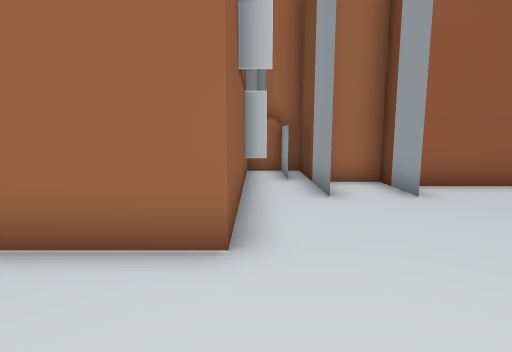
View 1 (above)

17 first-person views from a walk through a scene from a Unity 3-D project. The camera is 0.64 m above the floor, tilts 8° down and sees 80° across. The floor is counted in squares, 0.5 m on a side. Each view is taken from the middle of a square. On the plan, view 1 faces up. The plan holds only what a view shows up to about 13 squares ahead; the rest is blank. The place goes on beyond the plan.

View 2
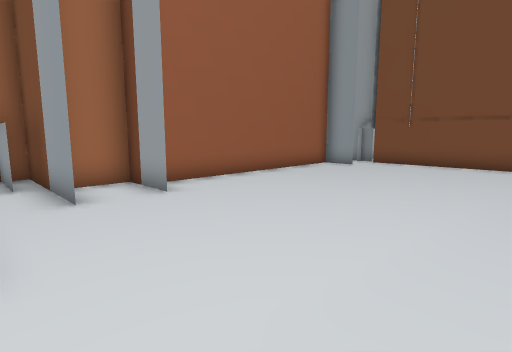

View 3
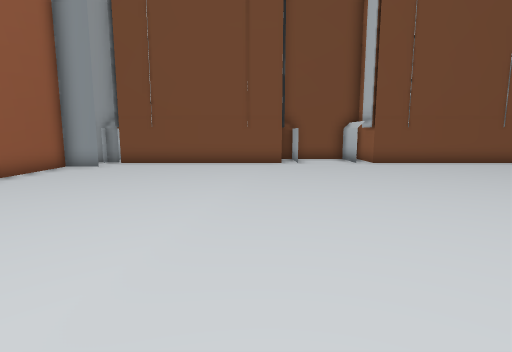

View 4
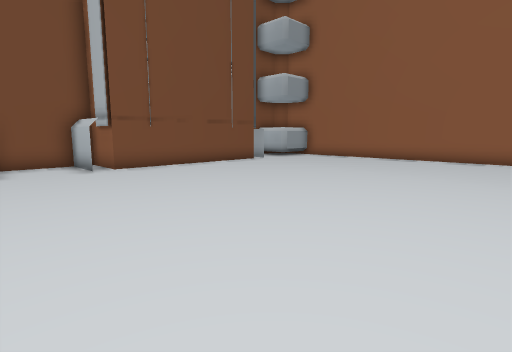

View 5
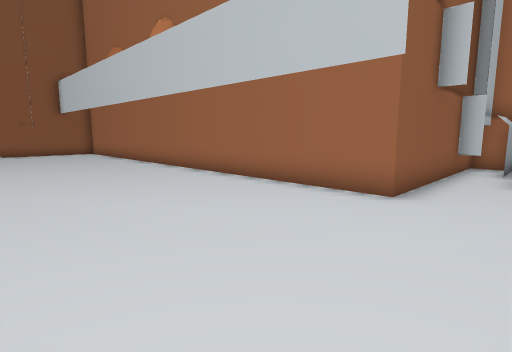

View 6
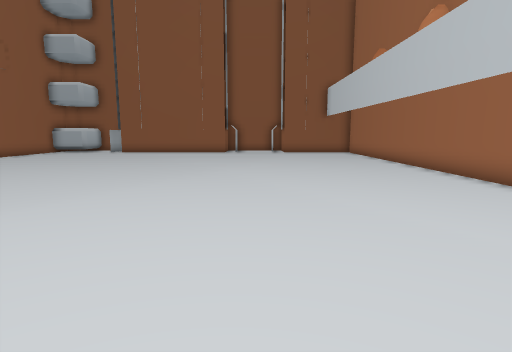

View 7
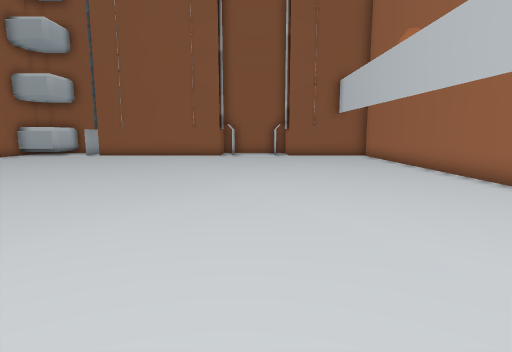

View 8
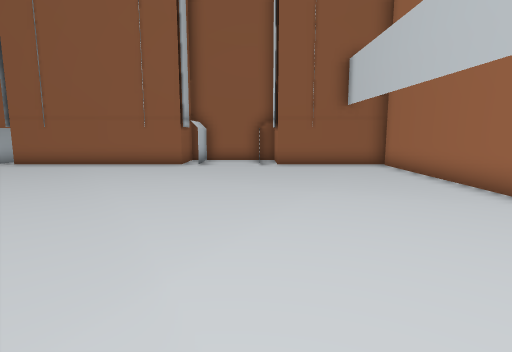

View 9
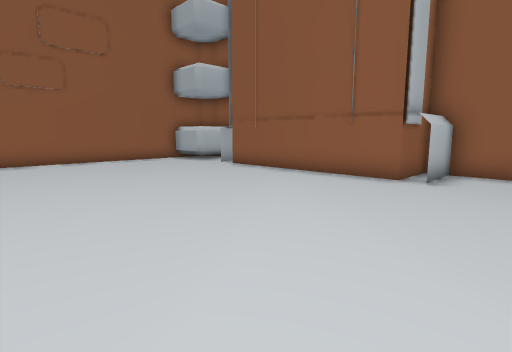

View 10
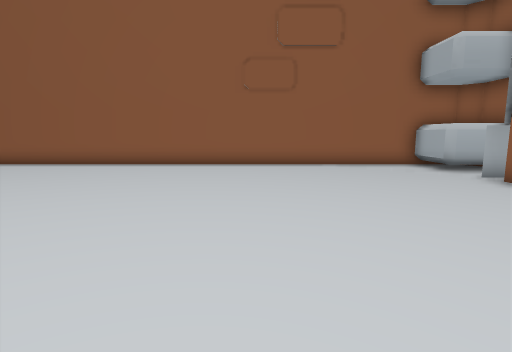

View 11
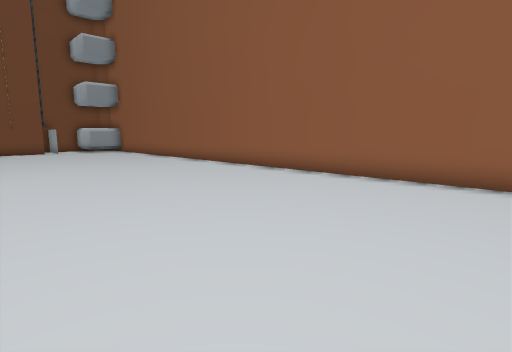

View 12
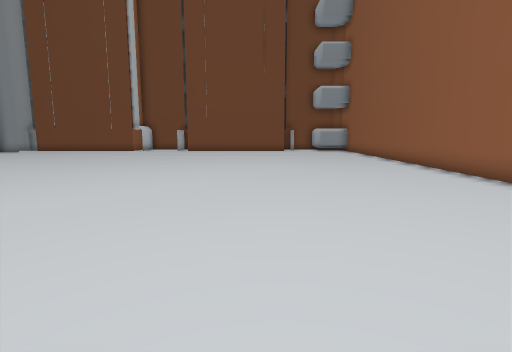

View 13
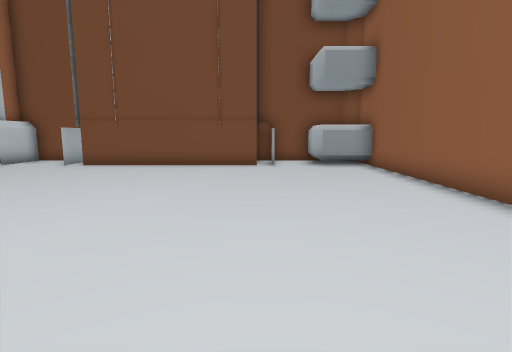

View 14
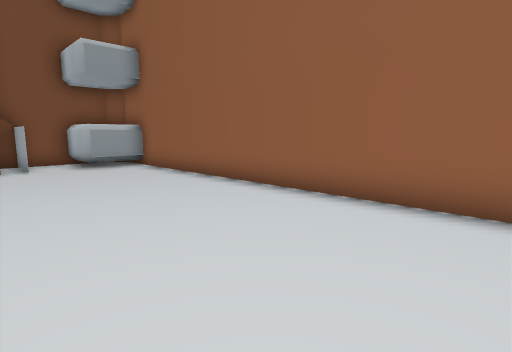

View 15
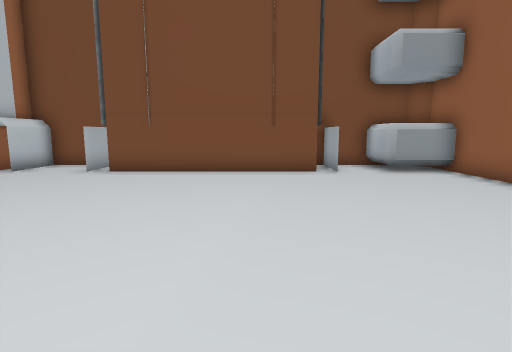

View 16
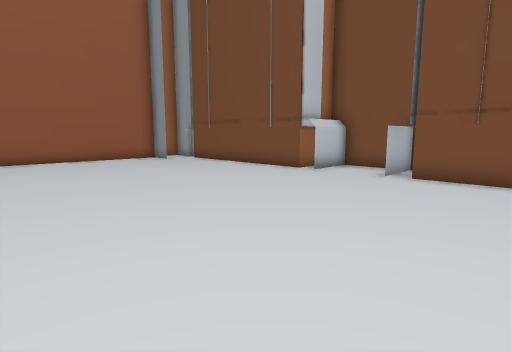

View 17
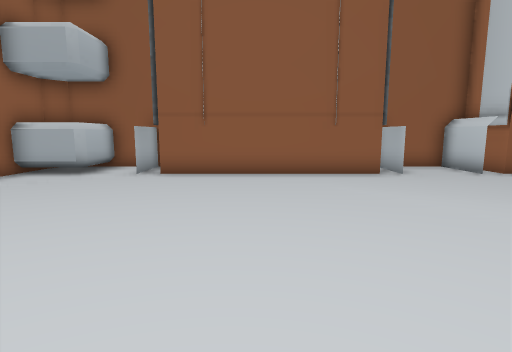

### Floor plan
Points are (right, up) in squares from view 1. A wall is a line through its corners. A room is listed if a view was taken in it or the views show most of it. See-through windows are left out.
Room 1 (views 1, 2, 3, 4, 5, 6, 7, 8, 9, 10, 11, 12, 13, 14, 15, 16, 17)
walls: (1.5, 6) (1.5, 10.4); (3.3, 6) (3.3, 8) (1.9, 8); (0.3, 8.3) (-0.4, 8.3); (0.9, 8.2) (0.9, 10.4); (13.1, -4.4) (15.4, -4.4); (13.2, -12.1) (13.2, -5.1) (15.3, -5.1) (15.3, -1.1) (14.5, -1.1); (-0.3, 10.4) (-0.3, 3.2) (-18.6, 3.2) (-18.6, -1.1) (-19.8, -1.1); (-18.5, -1.8) (-20.8, -1.8); (14.4, -1.1) (13.2, -1.1) (13.2, 5.9); (15.4, -1.8) (13.1, -1.8); (11.7, 6) (11.7, 7.3) (3.2, 7.3); (13.2, -16.6) (13.2, -14.4) (15.4, -14.4); (-19.9, -1.1) (-20.7, -1.1) (-20.7, -5.1) (-18.6, -5.1) (-18.6, -12.1); (-20.8, -4.4) (-18.5, -4.4); (-20.7, -12.6) (-20.7, -16) (-20.1, -16.6) (14.7, -16.6) (15.3, -16) (15.3, -12.1); (-20.8, -14.4) (-18.8, -14.4) (-18.6, -14.6) (-18.6, -16.6)

Where each view was taken, in squares from view 1:
view 1: 0 up, 0 right, facing up
view 2: 0 up, 0 right, facing up-right
view 3: 0 up, 0 right, facing right
view 4: 1 down, 2 right, facing down-right
view 5: 3 down, 2 right, facing up-left
view 6: 3 down, 2 right, facing left
view 7: 3 down, 1 left, facing left
view 8: 2 down, 6 left, facing left
view 9: 2 down, 10 left, facing down-left
view 10: 4 down, 12 left, facing down
view 11: 8 down, 9 left, facing down-right
view 12: 10 down, 9 left, facing right
view 13: 12 down, 1 right, facing right
view 14: 11 down, 1 right, facing down-right
view 15: 10 down, 3 right, facing right
view 16: 8 down, 4 right, facing up-right
view 17: 9 down, 9 left, facing left
